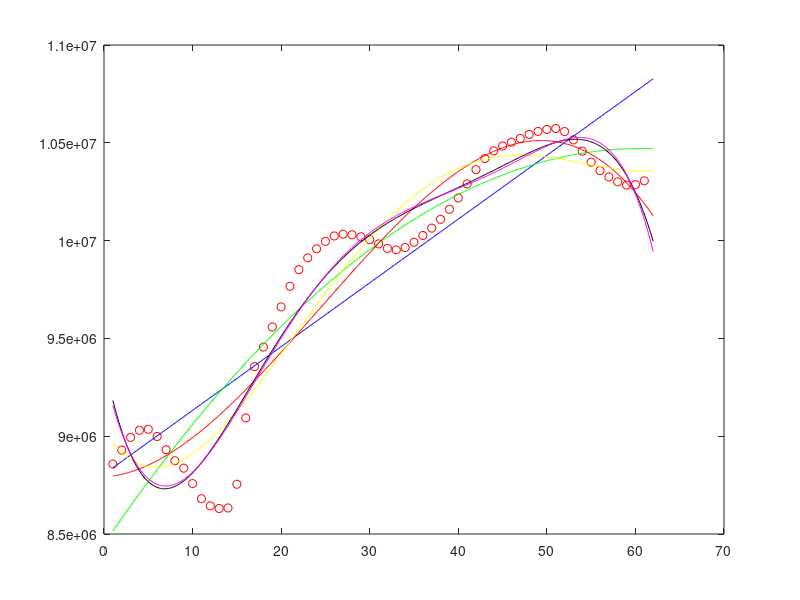

Source code (MATLAB):
% ==============================================
% ||                   DATA                   ||
% ==============================================

x=[1 2 3 4 5 6 7 8 9 10 11 12 13 14 15 16 17 18 19 20 21 22 23 24 25 26 27 28 29 30 31 32 33 34 35 36 37 38 39 40 41 42 43 44 45 46 47 48 49 50 51 52 53 54 55 56 57 58 59 60 61];
f=[8857716 8929316 8993985 9030355 9035365 8998595 8930990 8874520 8836650 8757705 8680431 8643756 8630430 8633100 8754365 9093470 9355810 9455675 9558250 9661265 9766312 9851362 9911771 9957865 9996232 10023613 10032734 10030031 10019610 10005000 9983218 9960235 9952494 9964675 9991525 10026176 10063945 10108977 10160196 10217828 10289898 10362722 10419631 10458821 10483861 10503330 10522288 10542964 10558177 10568247 10573100 10557560 10514844 10457295 10401062 10358076 10325452 10300300 10283822 10286263 10305564] %dados da amostra

% ==============================================
% ||                 COMMANDS                 ||
% ==============================================

plot(x,f,'or')              % Draw Points
xaux=1:0.1:62;
hold on;

% 1º Degree

[p1,s1]=polyfit(x,f,1);
(s1.normr)^2;                % Avaluate Module
yaux=polyval(p1,xaux);
plot(xaux,yaux,'b')

% 2º Degree

[p2,s2]=polyfit(x,f,2);
(s2.normr)^2;                % Avaluate Module
hold on;
yaux=polyval(p2,xaux);
plot(xaux,yaux,'g')

% 3º Degree

[p3,s3]=polyfit(x,f,3);
(s3.normr)^2;                % Avaluate Module
hold on;
yaux=polyval(p3,xaux);
plot(xaux,yaux,'r')

% 4º Degree

[p4,s4]=polyfit(x,f,4);
(s4.normr)^2;                % Avaluate Module
hold on;
yaux=polyval(p4,xaux);
plot(xaux,yaux,'y')

% 5º Degree

[p5,s5]=polyfit(x,f,5);
(s5.normr)^2;                % Avaluate Module
hold on;
yaux=polyval(p5,xaux);
plot(xaux,yaux,'k')

% 6º Degree
[p6,s6]=polyfit(x,f,6);
(s6.normr)^2;                % Avaluate Module
hold on;
yaux=polyval(p6,xaux);
plot(xaux,yaux,'m')